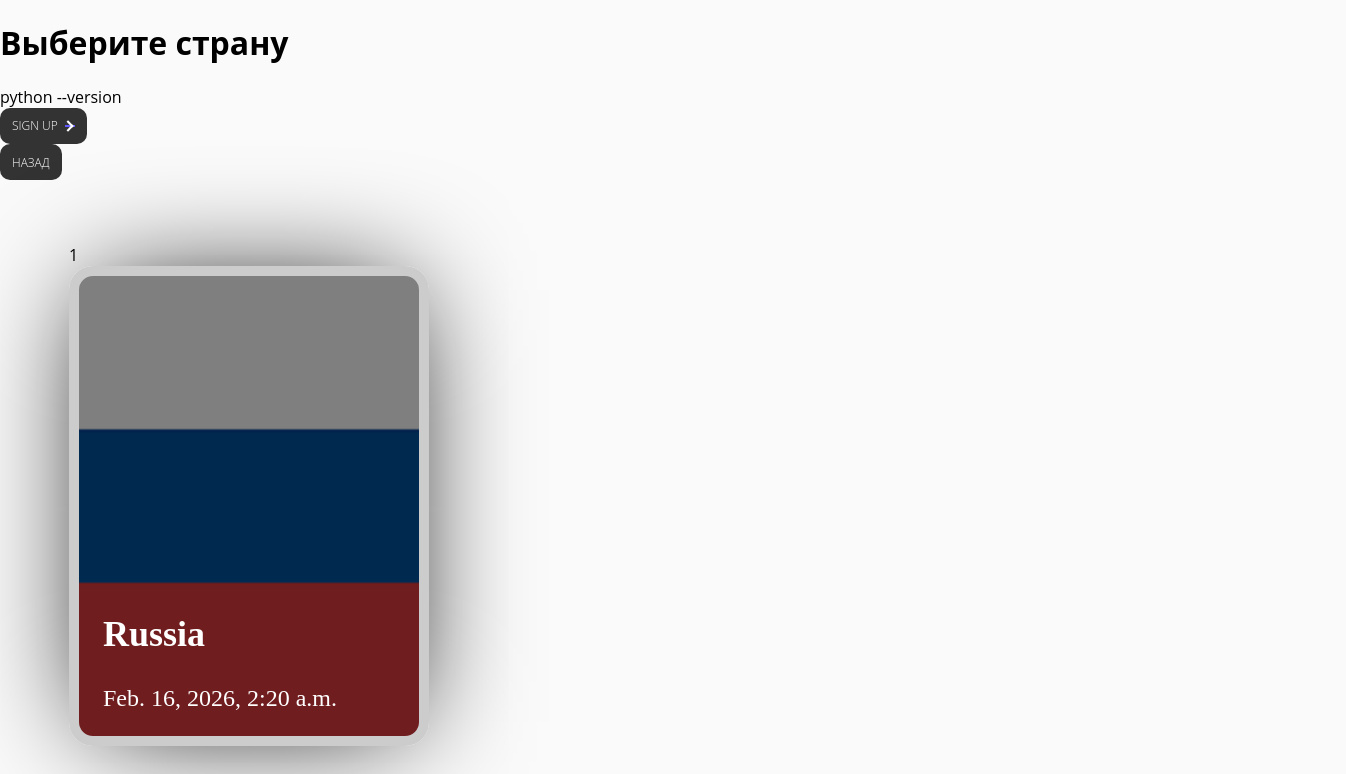
Before: /next_to_page/ with the older database file.
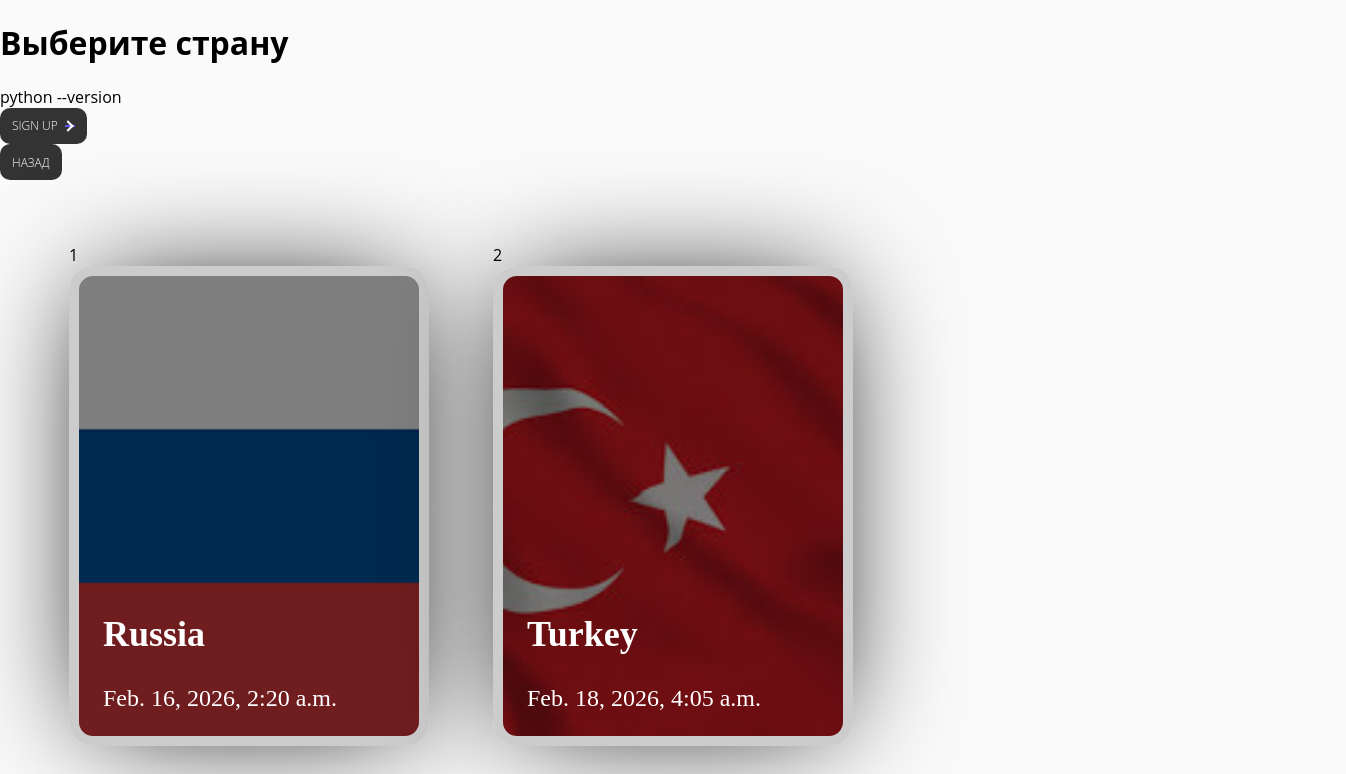
After: the same page with the newer database file.
### blog/models.py (models this page shows, shortened)
class Product(models.Model):
    name_product = models.CharField(max_length=100)
    discriptions = models.TextField()
    price = models.IntegerField()
    created_at = models.DateTimeField(auto_now_add=True)  # ✅ important
    image = models.ImageField(upload_to='products/', blank=True, null=True)

### blog/views.py (the view)
# urls.py: path('next_to_page/', all_countries, name='products'),
def all_countries(request):
    products = Product.objects.all()
    context = {
        'products': products
    }
    return render(request, 'next_to_page.html',context)

### template/next_to_page.html (shortened to what this page needs)
{% load static %}
<!DOCTYPE html>
<html lang="en">
<head>
    <link rel="stylesheet" href="{% static 'style2.css' %}">
</head>
<body>
<h1>Выберите страну</h1>
python --version
<a href="http://127.0.0.1:8000/users/register/">
<button>
    Sign up
    <div class="arrow-wrapper">
        <div class="arrow"></div>
    </div>
</button>
</a>
  <a href="http://127.0.0.1:8000/">
<button>
    <span>назад</span>
</button>
</a>
<section class="cards-wrapper">
  {% for product in products %}
  <div class="card-grid-space">
    <div class="num">{{ product.id }}</div>
    <a class="card"
       href="{% url 'Detail' product.id %}"
       style="--bg-img: url('{% if product.image %}{{ product.image.url }}{% endif %}')">
      <div>
        <h1>{{ product.name_product }}</h1>
        <div class="date">{{ product.created_at }}</div>
      </div>
    </a>
  </div>
  {% endfor %}
</section>
</body>
</html>

### static/style2.css (style rules this page uses)
button { --primary-color: #645bff; --secondary-color: #fff; --hover-color: #111; --arrow-width: 10px; --arrow-stroke: 2px; box-sizing: border-box; border: 0; border-radius: 20px; color: var(--secondary-color); padding: 1em 1.8em; background: var(--primary-color); display: flex; transition: 0.2s background; align-items: center; gap: 0.6em; font-weight: bold; margin-left: 50px; }
button .arrow-wrapper { display: flex; justify-content: center; align-items: center; }
button .arrow { margin-top: 1px; width: var(--arrow-width); background: var(--primary-color); height: var(--arrow-stroke); position: relative; transition: 0.2s; }
button .arrow::before { content: ""; box-sizing: border-box; position: absolute; border: solid var(--secondary-color); border-width: 0 var(--arrow-stroke) var(--arrow-stroke) 0; display: inline-block; top: -3px; right: 3px; transition: 0.2s; padding: 3px; transform: rotate(-45deg); }
button { position: relative; margin: 0; padding: 0.8em 1em; outline: none; text-decoration: none; display: flex; justify-content: center; align-items: center; cursor: pointer; border: none; text-transform: uppercase; background-color: #333; border-radius: 10px; color: #fff; font-weight: 300; font-size: 12px; font-family: inherit; z-index: 0; overflow: hidden; transition: all 0.3s cubic-bezier(0.02, 0.01, 0.47, 1); }
button::before, button::after { content: ''; position: absolute; right: 0; bottom: 0; width: 100px; height: 100px; border-radius: 50%; background: #fff; opacity: 0; transition: transform 0.15s cubic-bezier(0.02, 0.01, 0.47, 1), opacity 0.15s cubic-bezier(0.02, 0.01, 0.47, 1); z-index: -1; transform: translate(100%, -25%) translate3d(0, 0, 0); }
:root { --color: #3c3163; }
* { box-sizing: border-box; }
body { margin: 0; min-height: 100vh; font-family: 'Open Sans'; background: #fafafa; }
a { color: inherit; text-decoration: none; }
.cards-wrapper { display: grid; justify-content: center; align-items: center; grid-template-columns: 1fr 1fr 1fr; grid-gap: 4rem; padding: 4rem; margin: 0 auto; width: max-content; }
.card { position: relative; overflow: hidden; font-family: 'Heebo'; --bg-filter-opacity: 0.5; background-image: linear-gradient( rgba(0,0,0,var(--bg-filter-opacity)), rgba(0,0,0,var(--bg-filter-opacity)) ), var(--bg-img); height: 20em; width: 15em; font-size: 1.5em; color: white; border-radius: 1em; padding: 1em; display: flex; align-items: flex-end; background-size: cover; background-position: center; box-shadow: 0 0 5em -1em black; position: relative; overflow: hidden; border: 10px solid #ccc; transition: box-shadow 0.3s ease, transform 0.3s ease; }
.card::after { content: ''; position: absolute; inset: 0; background: rgba(60, 49, 99, 0); transition: background 0.3s ease; z-index: 0; }

Changed rows visible on the page:
added Product: id "2", image (picture), name_product "Turkey", created_at "Feb. 18, 2026, 4:05 a.m."
